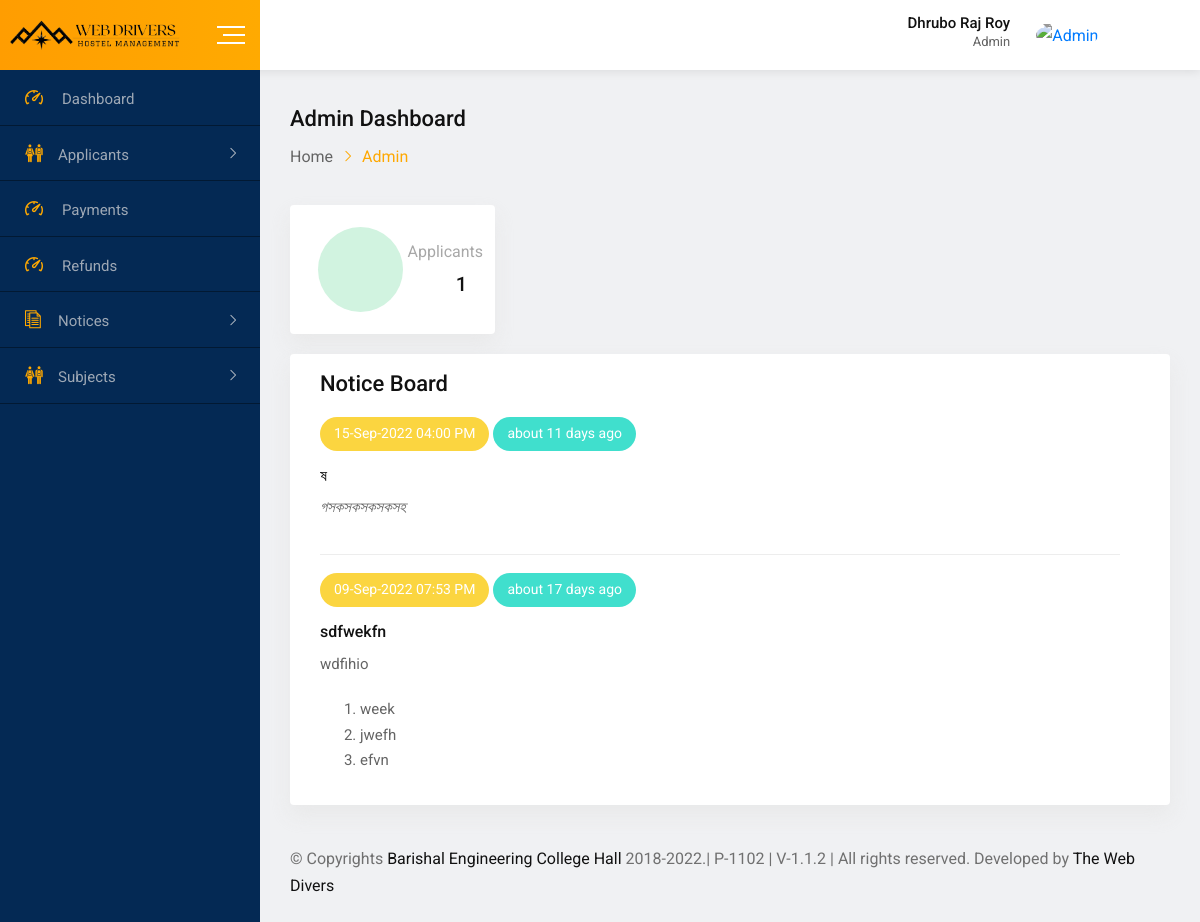
Screenshot of /webadmin/index.php (signed in) with the database file from the repository.
### tables this page shows
CREATE TABLE `notice` (
  `id` varchar(20) NOT NULL,
  `title` varchar(255) NOT NULL,
  `details` text NOT NULL,
  `reference` text NOT NULL,
  `added_on` varchar(20) NOT NULL,
  `updated_on` varchar(20) NOT NULL,
  `user_id` varchar(11) NOT NULL,
  `status` int(11) NOT NULL
);

### inc/function.inc.php (called while the page is built, shortened)
<?php
function gettotalstudent(){
	global $con;
	$sql="SELECT count(DISTINCT id) as student FROM applicants";
	$res=mysqli_query($con,$sql);
	while($row=mysqli_fetch_assoc($res)){
	  return $row['student'];
	}
}
function get_time_ago($time){
    $time_difference = time() - $time;
    $condition = array(
				12 * 30 * 24 * 60 * 60  =>  'year',
                30 * 24 * 60 * 60       =>  'month',
                24 * 60 * 60            =>  'day',
                60 * 60                 =>  'hour',
                60                      =>  'minute',
                1                       =>  'second',
    );
    foreach( $condition as $secs => $str ){
        $d = $time_difference / $secs;
        if( $d >= 1 ){
            $t = round( $d );
            return 'about ' . $t . ' ' . $str . ( $t > 1 ? 's' : '' ) . ' ago';
        }
    }
}
?>

### webadmin/index.php (the view, shortened to what this page needs)
<?php include('header.php');?>
<div class="dashboard-content-one">
<div class="breadcrumbs-area">
   <h3>Admin Dashboard</h3>
   <ul>
      <li>
         <a href="index.php">Home</a>
      </li>
      <li>Admin</li>
   </ul>
</div>
<div class="row gutters-20">
   <div class="col-xl-3 col-sm-6 col-12">
      <div class="dashboard-summery-one mg-b-20">
         <div class="row align-items-center">
            <div class="col-6">
               <div class="item-icon bg-light-green ">
               </div>
            </div>
            <div class="col-6">
               <div class="item-content">
                  <div class="item-title">Applicants</div>
                  <div class="item-number"><span class="counter" data-num="<?php echo $students=gettotalstudent()?>"><?php echo $students?></span></div>
               </div>
            </div>
         </div>
      </div>
   </div>
</div>
<div class="row gutters-20">
   <div class="col-lg-12 col-xl-12 col-12-xxxl">
      <div class="card dashboard-card-six pd-b-20">
         <div class="card-body">
            <div class="heading-layout1 mg-b-17">
               <div class="item-title">
                  <h3>Notice Board</h3>
               </div>
            </div>
            <div class="notice-box-wrap">
               <?php
                  $sql="select * from notice where status='1' order by added_on desc";
                  $res=mysqli_query($con,$sql);
                  if(mysqli_num_rows($res)>0){
                  while($row=mysqli_fetch_assoc($res)){
                  ?>
               <div class="notice-list">
                  <div class="post-date bg-orange text-color-black">
                     <?php echo date('d-M-Y h:i A',$row['added_on']);?>
                  </div>
                  <div class="post-date bg-skyblue text-color-black">
                     <?php echo get_time_ago(intval($row['added_on']));?>
                  </div>
                  <h6 class="notice-title"><a href="./pdfreports/notice.php?notice_id=<?php echo $row['id']?>"><?php echo $row['title']?></a></h6>
                  <div class="entry-meta"><?php echo $row['details']?></div>
               </div>
               <?php
                  } } else { ?>
               <tr>
                  <td colspan="5">No data found</td>
               </tr>
               <?php } ?>
            </div>
         </div>
      </div>
   </div>
</div>
<?php include('footer.php');?>

### webadmin/header.php (shortened to what this page needs)
<?php
   require('../inc/connection.inc.php');
   require('../inc/function.inc.php');
   ?>
<!doctype html>
<html class="no-js" lang="">
   <head>
      <link rel="stylesheet" href="css/normalize.css">
      <link rel="stylesheet" href="css/main.css">
      <link rel="stylesheet" href="css/bootstrap.min.css">
      <link rel="stylesheet" href="css/all.min.css">
      <link rel="stylesheet" href="fonts/flaticon.css">
      <link rel="stylesheet" href="css/fullcalendar.min.css">
      <link rel="stylesheet" href="css/animate.min.css">
      <link rel="stylesheet" href="css/select2.min.css">
      <link rel="stylesheet" href="css/jquery.dataTables.min.css">
      <link rel="stylesheet" href="css/datepicker.min.css">
      <link rel="stylesheet" href="https://cdnjs.cloudflare.com/ajax/libs/font-awesome/6.1.2/css/fontawesome.min.css" />
      <link href="https://cdn.jsdelivr.net/npm/summernote@0.8.18/dist/summernote-bs4.min.css" rel="stylesheet">
      <link rel="stylesheet" href="css/toastr.min.css">
      <link rel="stylesheet" href="css/style.css">
      <link rel="stylesheet" href="css/custom.css">
      <link rel="stylesheet" href="css/invoice.css">
   </head>
   <body>
      <div id="wrapper" class="wrapper bg-ash">
      <div class="navbar navbar-expand-md header-menu-one bg-light">
         <div class="nav-bar-header-one">
            <div class="header-logo">
               <a href="index.php">
               <img src="img/logo.png" alt="logo" width="172px">
               </a>
            </div>
            <div class="toggle-button sidebar-toggle">
               <button type="button" class="item-link">
               <span class="btn-icon-wrap">
               <span></span>
               <span></span>
               <span></span>
               </span>
               </button>
            </div>
         </div>
         <div class="header-main-menu collapse navbar-collapse" id="mobile-navbar">
            <ul class="navbar-nav">
               <li class="navbar-item header-search-bar">
                  <div class="input-group stylish-input-group">
                     <span class="input-group-addon">
                     </span>
                  </div>
               </li>
            </ul>
            <?php
               $uid=$_SESSION['ADMIN_ID'];
               $sql="select * from `admin` where id='$uid'";
               $row=mysqli_fetch_assoc(mysqli_query($con,$sql));
               ?>
            <ul class="navbar-nav">
               <li class="navbar-item dropdown header-admin">
                  <a class="navbar-nav-link dropdown-toggle" href="#" role="button" data-toggle="dropdown"
                     aria-expanded="false">
                     <div class="admin-title">
                        <h5 class="item-title"><?php echo $row['name']?></h5>
                        <span>Admin</span>
                     </div>
                     <div class="admin-img">
                        <img src="<?php echo STUDENT_IMAGE.$row['image']?>" alt="Admin">
                     </div>
                  </a>
               </li>
               <li class="navbar-item dropdown header-notification">
                  <a class="navbar-nav-link dropdown-toggle" onclick="read_notification('<?php echo time()?>')"
                     role="button" data-toggle="dropdown" aria-expanded="false">
                     <i class="far fa-bell"></i>
                  </a>
               </li>
            </ul>
         </div>
      </div>
      <div class="dashboard-page-one">
      <div class="sidebar-main sidebar-menu-one sidebar-expand-md sidebar-color">
         <div class="sidebar-menu-content">
            <ul class="nav nav-sidebar-menu sidebar-toggle-view">
               <li class="nav-item">
                  <a href="index" class="nav-link <?php ?>">
                     <i class="flaticon-dashboard"></i>
                     <span>Dashboard</span>
                  </a>
               </li>
               <li class="nav-item sidebar-nav-item">
                  <a href="#" class="nav-link"><i class="flaticon-classmates"></i><span>Applicants</span></a>
               </li>
               <li class="nav-item">
                  <a href="payments" class="nav-link <?php ?>">
                     <i class="flaticon-dashboard"></i>
                     <span>Payments</span>
                  </a>
               </li>
               <li class="nav-item">
                  <a href="refunds" class="nav-link <?php ?>">
                     <i class="flaticon-dashboard"></i>
                     <span>Refunds</span>
                  </a>
               </li>
               <li class="nav-item sidebar-nav-item">
                     <a href="#" class="nav-link"><i class="flaticon-script"></i><span>Notices</span></a>
               </li>
               <li class="nav-item sidebar-nav-item">
                  <a href="#" class="nav-link"><i class="flaticon-classmates"></i><span>Subjects</span></a>
               </li>
            </ul>
         </div>
      </div>

### webadmin/css/main.css (style rules this page uses)
html { color: #222; font-size: 1em; line-height: 1.4; }
audio, canvas, iframe, img, svg, video { vertical-align: middle; }

### rows the page displays
notice: added_on "15-Sep-2022 04:00 PM", added_on "about 11 days ago", title "ষ", details "গসকসকসকসকসহ"
notice: added_on "09-Sep-2022 07:53 PM", added_on "about 17 days ago", title "sdfwekfn", details "wdfihio week jwefh efvn"

### other values shown
$row['name'] "Dhrubo Raj Roy"
$students "1"
